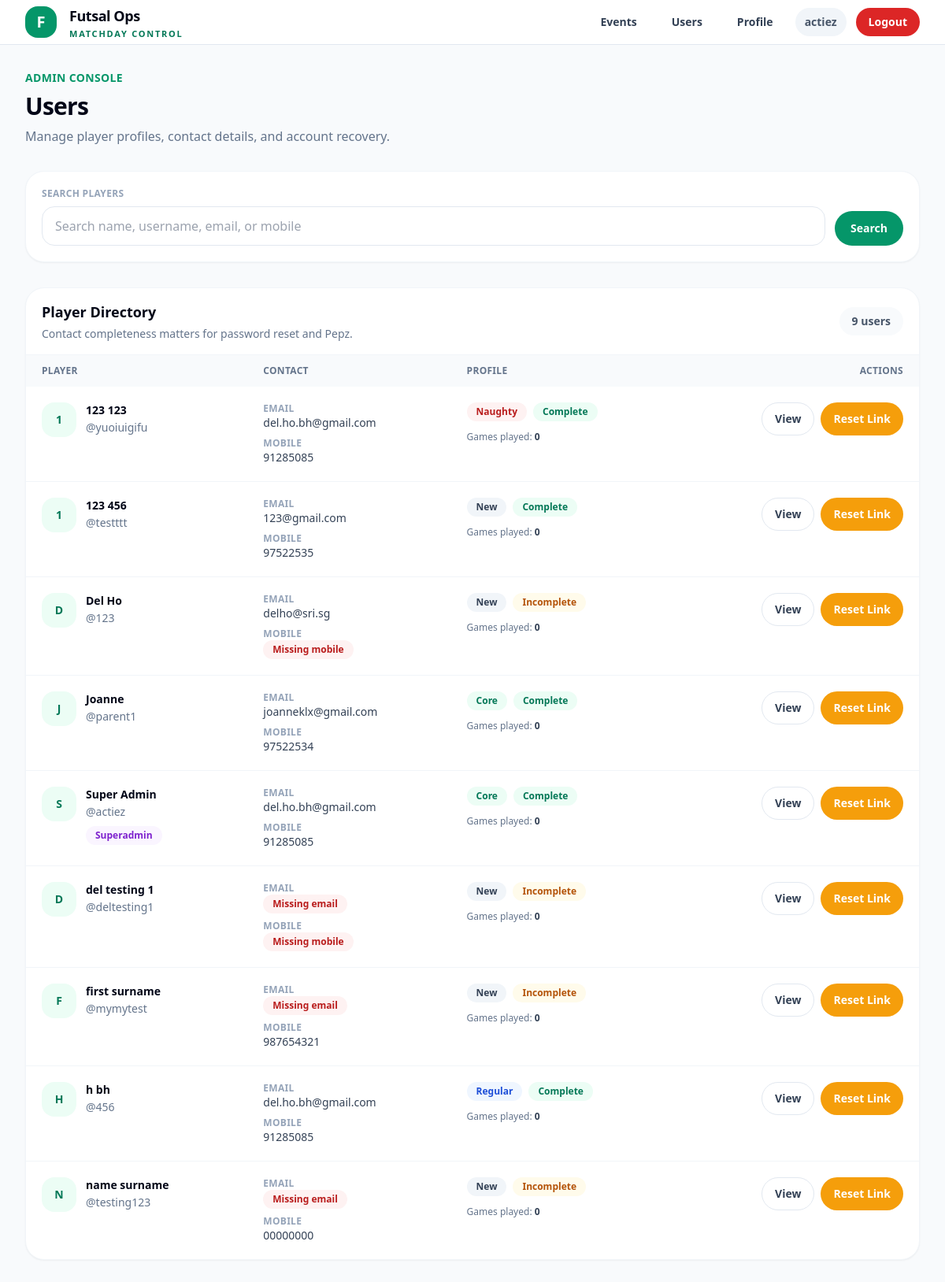
The page /users/ (signed in) on the database as committed earlier.
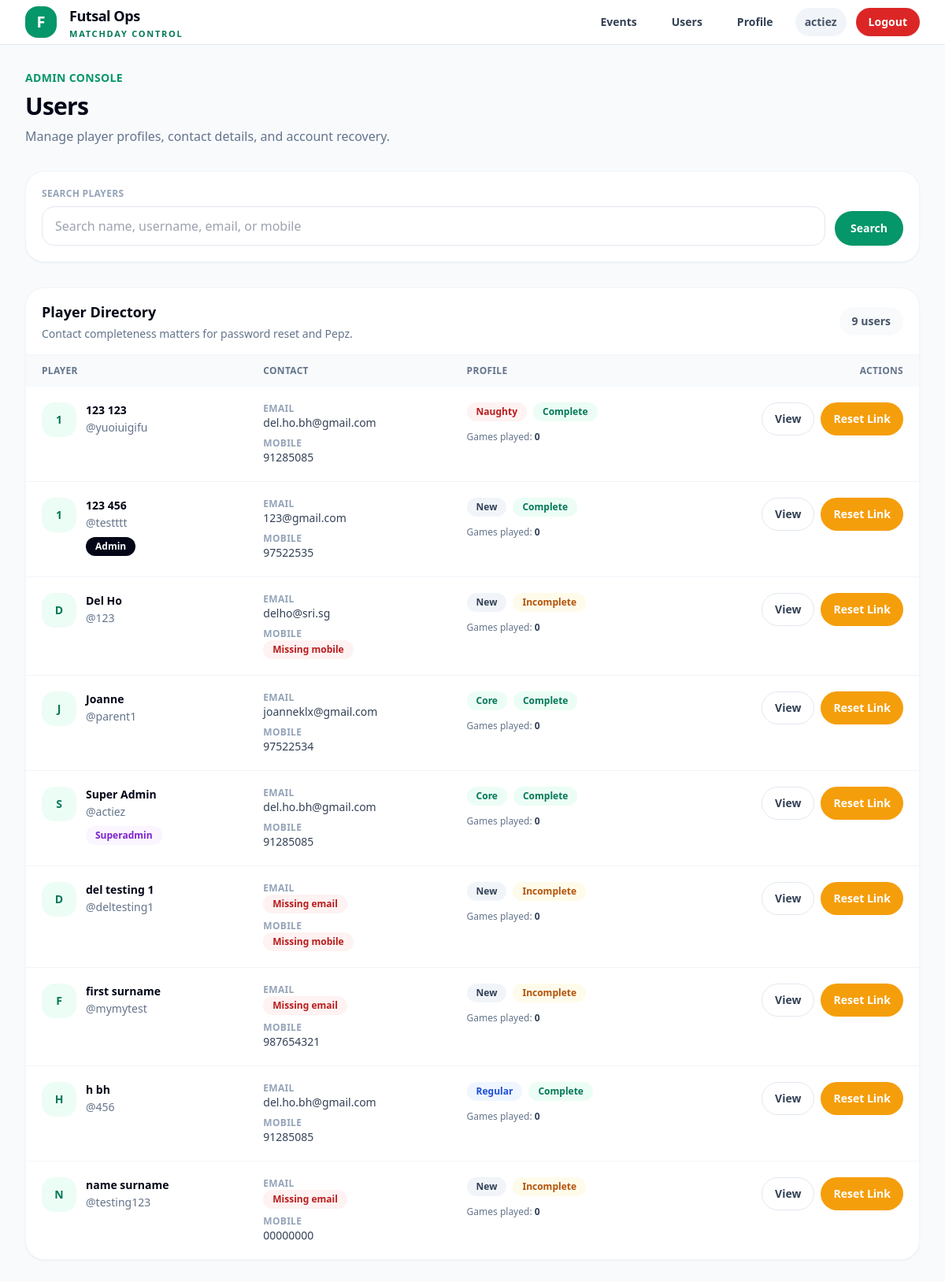
The same page on the database as committed later.
### accounts/models.py (models this page shows)
class User(AbstractUser):
    ROLE_USER = "user"
    ROLE_ADMIN = "admin"
    ROLE_SUPERADMIN = "superadmin"
    ROLE_CHOICES = [
        (ROLE_USER, "User"),
        (ROLE_ADMIN, "Admin"),
        (ROLE_SUPERADMIN, "Superadmin"),
    ]
    PLAYER_NEW = "new"
    PLAYER_REGULAR = "regular"
    PLAYER_CORE = "core"
    PLAYER_NAUGHTY = "naughty"
    PLAYER_TYPE_CHOICES = [
        (PLAYER_NEW, "New"),
        (PLAYER_REGULAR, "Regular"),
        (PLAYER_CORE, "Core"),
        (PLAYER_NAUGHTY, "Naughty"),
    ]
    role = models.CharField(max_length=20, choices=ROLE_CHOICES, default=ROLE_USER)
    player_type = models.CharField(max_length=20, choices=PLAYER_TYPE_CHOICES, default=PLAYER_NEW)
    mobile_number = models.CharField(max_length=30, blank=True)
    games_played_count = models.PositiveIntegerField(default=0)
    email_verified = models.BooleanField(default=False)
    admin_notes = models.TextField(blank=True, default="")
    def is_admin_level(self):
        return self.is_authenticated and (
            self.is_superuser or self.role in {self.ROLE_ADMIN, self.ROLE_SUPERADMIN}
        )
    def is_superadmin_level(self):
        return self.is_authenticated and (
            self.is_superuser or self.role == self.ROLE_SUPERADMIN
        )

### accounts/views.py (the view, shortened to what this page needs)
# urls.py: path("users/", views.user_list_view, name="user_list"),
@login_required
def user_list_view(request):
    if not request.user.is_admin_level():
        raise PermissionDenied("You do not have access to this page.")
    search_query = request.GET.get("q", "").strip()
    users = User.objects.all().order_by("first_name", "last_name", "username")
    return render(
        request,
        "accounts/user_list.html",
        {
            "users": users,
            "search_query": search_query,
        },
    )

### templates/accounts/user_list.html (shortened to what the changed rows need)
{% extends "base.html" %}
{% block content %}
<div class="space-y-8">
    <div class="flex flex-col md:flex-row md:items-end md:justify-between gap-5">
        <div>
            <h1 class="mt-2 text-3xl font-black tracking-tight text-slate-950">
                Users
            </h1>
        </div>
    </div>
    <div class="bg-white rounded-3xl border border-slate-100 shadow-sm overflow-hidden">
        <div class="px-5 py-4 border-b border-slate-100 flex items-center justify-between gap-4">
            <div>
                <h2 class="text-lg font-black text-slate-950">Player Directory</h2>
            </div>
        </div>
        <div class="overflow-x-auto">
            <table class="w-full text-sm">
                <thead class="bg-slate-50 text-slate-500">
                    <tr>
                        <th class="text-left px-5 py-3 font-bold uppercase tracking-wide text-xs">Player</th>
                        <th class="text-left px-5 py-3 font-bold uppercase tracking-wide text-xs">Contact</th>
                        <th class="text-left px-5 py-3 font-bold uppercase tracking-wide text-xs">Profile</th>
                        <th class="text-right px-5 py-3 font-bold uppercase tracking-wide text-xs">Actions</th>
                    </tr>
                </thead>
                <tbody class="divide-y divide-slate-100">
                    {% for profile_user in users %}
                        <tr class="hover:bg-slate-50/70">
                            <td class="px-5 py-5 align-top">
                                <div class="flex items-start gap-3">
                                    <div class="h-11 w-11 rounded-2xl bg-emerald-50 text-emerald-700 flex items-center justify-center font-black">
                                        {{ profile_user.first_name|first|default:profile_user.username|first|upper }}
                                    </div>
                                    <div>
                                        <div class="font-black text-slate-950">
                                            {{ profile_user.get_full_name|default:"Unnamed Player" }}
                                        </div>
                                        <div class="text-sm text-slate-500 mt-0.5">
                                            @{{ profile_user.username }}
                                        </div>
                                        {% if profile_user.is_superuser or profile_user.role == "superadmin" %}
                                            <span class="mt-2 inline-flex items-center rounded-full bg-purple-50 px-3 py-1 text-xs font-bold text-purple-700">
                                                Superadmin
                                            </span>
                                        {% elif profile_user.role == "admin" %}
                                            <span class="mt-2 inline-flex items-center rounded-full bg-slate-950 px-3 py-1 text-xs font-bold text-white">
                                                Admin
                                            </span>
                                        {% endif %}
                                    </div>
                                </div>
                            </td>
                            <td class="px-5 py-5 align-top">
                                <div class="space-y-2">
                                    <div>
                                        <div class="text-xs uppercase tracking-wide text-slate-400 font-bold">Email</div>
                                        {% if profile_user.email %}
                                            <div class="text-slate-700 break-all">{{ profile_user.email }}</div>
                                        {% else %}
                                            <span class="inline-flex items-center rounded-full bg-red-50 px-3 py-1 text-xs font-bold text-red-700">
                                                Missing email
                                            </span>
                                        {% endif %}
                                    </div>
                                    <div>
                                        <div class="text-xs uppercase tracking-wide text-slate-400 font-bold">Mobile</div>
                                        {% if profile_user.mobile_number %}
                                            <div class="text-slate-700">{{ profile_user.mobile_number }}</div>
                                        {% else %}
                                            <span class="inline-flex items-center rounded-full bg-red-50 px-3 py-1 text-xs font-bold text-red-700">
                                                Missing mobile
                                            </span>
                                        {% endif %}
                                    </div>
                                </div>
                            </td>
                            <td class="px-5 py-5 align-top">
                                <div class="flex flex-wrap gap-2">
                                    {% if profile_user.player_type == "core" %}
                                        <span class="inline-flex items-center rounded-full bg-emerald-50 px-3 py-1 text-xs font-bold text-emerald-700">
                                            Core
                                        </span>
                                    {% elif profile_user.player_type == "regular" %}
                                        <span class="inline-flex items-center rounded-full bg-blue-50 px-3 py-1 text-xs font-bold text-blue-700">
                                            Regular
                                        </span>
                                    {% elif profile_user.player_type == "naughty" %}
                                        <span class="inline-flex items-center rounded-full bg-red-50 px-3 py-1 text-xs font-bold text-red-700">
                                            Naughty
                                        </span>
                                    {% else %}
                                        <span class="inline-flex items-center rounded-full bg-slate-100 px-3 py-1 text-xs font-bold text-slate-700">
                                            New
                                        </span>
                                    {% endif %}
                                    {% if profile_user.email and profile_user.mobile_number %}
                                        <span class="inline-flex items-center rounded-full bg-emerald-50 px-3 py-1 text-xs font-bold text-emerald-700">
                                            Complete
                                        </span>
                                    {% else %}
                                        <span class="inline-flex items-center rounded-full bg-amber-50 px-3 py-1 text-xs font-bold text-amber-700">
                                            Incomplete
                                        </span>
                                    {% endif %}
                                </div>
                                <div class="mt-3 text-xs text-slate-500">
                                    Games played: <span class="font-bold text-slate-700">{{ profile_user.games_played_count }}</span>
                                </div>
                            </td>
                            <td class="px-5 py-5 align-top text-right">
                                <div class="flex flex-col sm:flex-row justify-end gap-2">
                                    <a href="{% url 'admin_user_profile' profile_user.id %}"
                                       class="inline-flex items-center justify-center px-4 py-2.5 rounded-full border border-slate-200 bg-white text-slate-700 text-sm font-bold hover:bg-slate-50">
                                        View
                                    </a>
                                    {% if request.user.is_superadmin_level %}
                                        <a href="{% url 'generate_password_reset_link' profile_user.id %}"
                                           class="inline-flex items-center justify-center px-4 py-2.5 rounded-full bg-amber-500 text-white text-sm font-bold hover:bg-amber-600">
                                            Reset Link
                                        </a>
                                    {% endif %}
                                </div>
                            </td>
                        </tr>
                    {% endfor %}
                </tbody>
            </table>
        </div>
    </div>
</div>
{% endblock %}

Rows that differ between the two databases and show on the page:
changed User "testttt": now shows "Admin"
